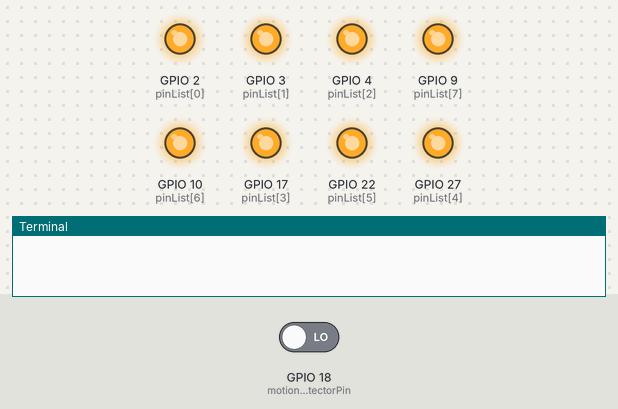
The program below on a simulated Raspberry Pi (BCM pin numbers). Parts: output pins drawn as LEDs (lit = HIGH), the last lines printed to the terminal. Inputs (shaded band) come from the test bench; at power-on: GPIO 18 (motionDetectorPin) LOW.

Above: at 1.2 s.
1.3 s: GPIO 18 (motionDetectorPin) driven HIGH
At 2.2 s:
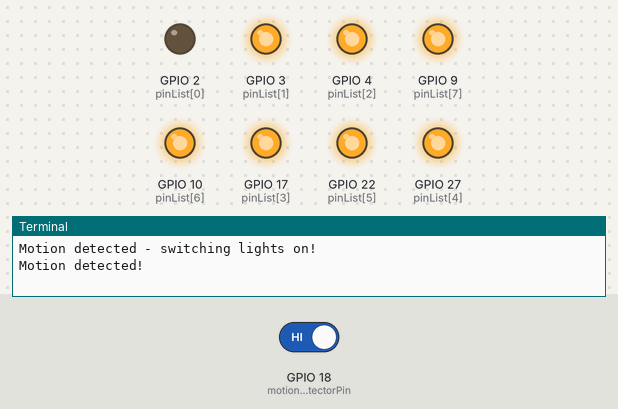
At 3.7 s:
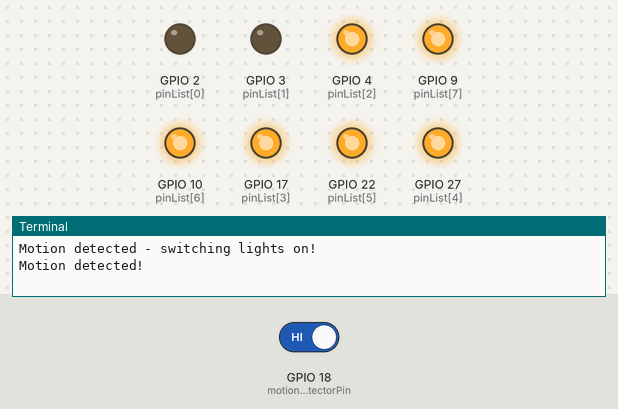
Timing chart, 0 to 18.8 s (numbered marks = the images above; inputs shaded):
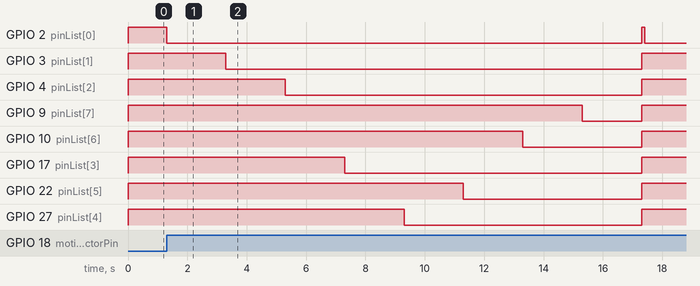

Measured:
- after the input at 1.3 s, GPIO 2 (pinList[0]): HIGH → LOW at once, → HIGH 16.0 s later, → LOW 0.10 s later; GPIO 3 (pinList[1]): HIGH → LOW after 2.0 s, → HIGH 14.0 s later

The program:

relais-controll.py
```python
#!/usr/bin/python
import RPi.GPIO as GPIO # pylint: disable=import-error
import time

motionDetectorPin = 18

GPIO.setmode(GPIO.BCM)
GPIO.setup(motionDetectorPin, GPIO.IN)

# init list with pin numbers
pinList = [2, 3, 4, 17, 27, 22, 10, 9]

# loop through pins and set mode and state to 'low'
for i in pinList:
    GPIO.setup(i, GPIO.OUT)
    GPIO.output(i, GPIO.HIGH)

# time to sleep between operations in the main loop
sleepTime = 2

# start all relais one after another with timer as delay
def switchOnLights():
    print("Motion detected!")
    for i in pinList:
        GPIO.output(i, GPIO.LOW) # switch light on at pin i
        time.sleep(sleepTime)
    for i in pinList:
        GPIO.output(i, GPIO.HIGH) # switch light off at pin i

try:
    while True:
        time.sleep(0.1)
        currentState = GPIO.input(motionDetectorPin)
        if currentState == 1:
            print("Motion detected - switching lights on!")
            switchOnLights()
except KeyboardInterrupt:
    pass
finally:
    GPIO.cleanup()
    print("KeyBoardInterrupt detected! Application stopped!")
```
